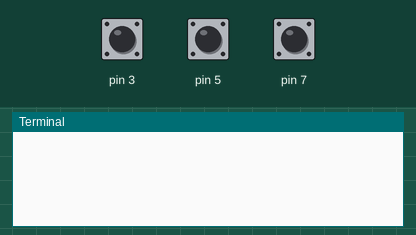
Recording of a program running on a simulated Raspberry Pi (header pin numbers). Shown: the last lines printed to the terminal. The inputs (shaded band) are chosen by the test bench; at power-on: pin 5 HIGH, pin 7 HIGH, pin 3 HIGH. Random numbers come from a fixed seed; sound played through the audio output is not drawn and takes no time.

Above: at 1.2 s.
1.3 s: pin 5 pulled LOW for 0.15 s
At 2.3 s:
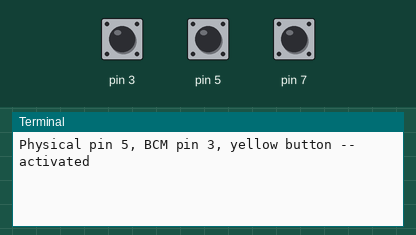
2.9 s: pin 7 pulled LOW for 3.2 s
At 6.2 s:
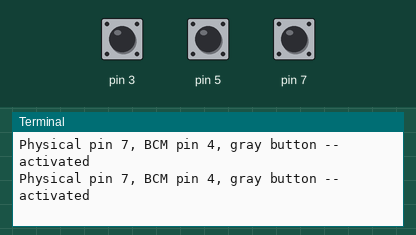

The program:

player_aprilfools.py
```python
"""
Copyright...

Author: Ridley Nelson
"""

#send_signal(signal.SIGSTOP)from time import sleep
import RPi.GPIO as GPIO
import subprocess, random, os, time

# Ignore warnings from the GPIO board
GPIO.setwarnings(True)

# Use the physical pin numbering
GPIO.setmode(GPIO.BOARD)

# Set pin 3 to be an input and initial value to be pulled up (on)
GPIO.setup(3, GPIO.IN, pull_up_down=GPIO.PUD_UP)
GPIO.setup(5, GPIO.IN, pull_up_down=GPIO.PUD_UP)
GPIO.setup(7, GPIO.IN, pull_up_down=GPIO.PUD_UP)

# Create a list of the Audio file(s)
audio_files = ['accessibility_test.wav', 'ben-fart.wav']
audio_file_durations = ['648', '5']
afl = [False, False]

# Fun for April Fools Day
april_fools = True

while True:
	if GPIO.input(3) == False:
		if afl[0] == False:
			selected_file = 0
			if afl[1] == False:
				if april_fools == True:
					selected_file = random.choice(audio_files)
					subprocess.Popen(['aplay', '-qi', audio_files[selected_choice]], stdin=subprocess.PIPE)
				else:
					selected_choice = 0
					subprocess.Popen(['aplay', '-qi', audio_files[0]], stdin=subprocess.PIPE)
				afl[0] = True
				subprocess.Popen(['aplay', '-d', audio_file_durations[selected_choice]], stdin=subprocess.PIPE)
				#subprocess.Popen(['aplay', '-qi', audio_files[0]], stdin=subprocess.PIPE)
				print("Physical pin 3, BCM pin 2, blue button -- activated")
				time.sleep(3.5)
	elif GPIO.input(5) == False:
		if afl[1] == False:
			if afl[0] == False:
				afl[1] = True
				subprocess.Popen(['aplay','-qi', random.choice(audio_files)], stdin=subprocess.PIPE)
				print("Physical pin 5, BCM pin 3, yellow button -- activated")
				time.sleep(3.5)
	elif GPIO.input(7) == False:
		if afl[0]: afl[0] = False
		if afl[1]: afl[1] = False
		subprocess.call(['killall', 'aplay'])
		print('Physical pin 7, BCM pin 4, gray button -- activated')
		time.sleep(0.5)
```

Measured:
- after the input at 1.3 s, the terminal: prints a new line at once (image 1)
- after the input at 2.9 s, the terminal: prints a new line after 1.9 s (image 2)
